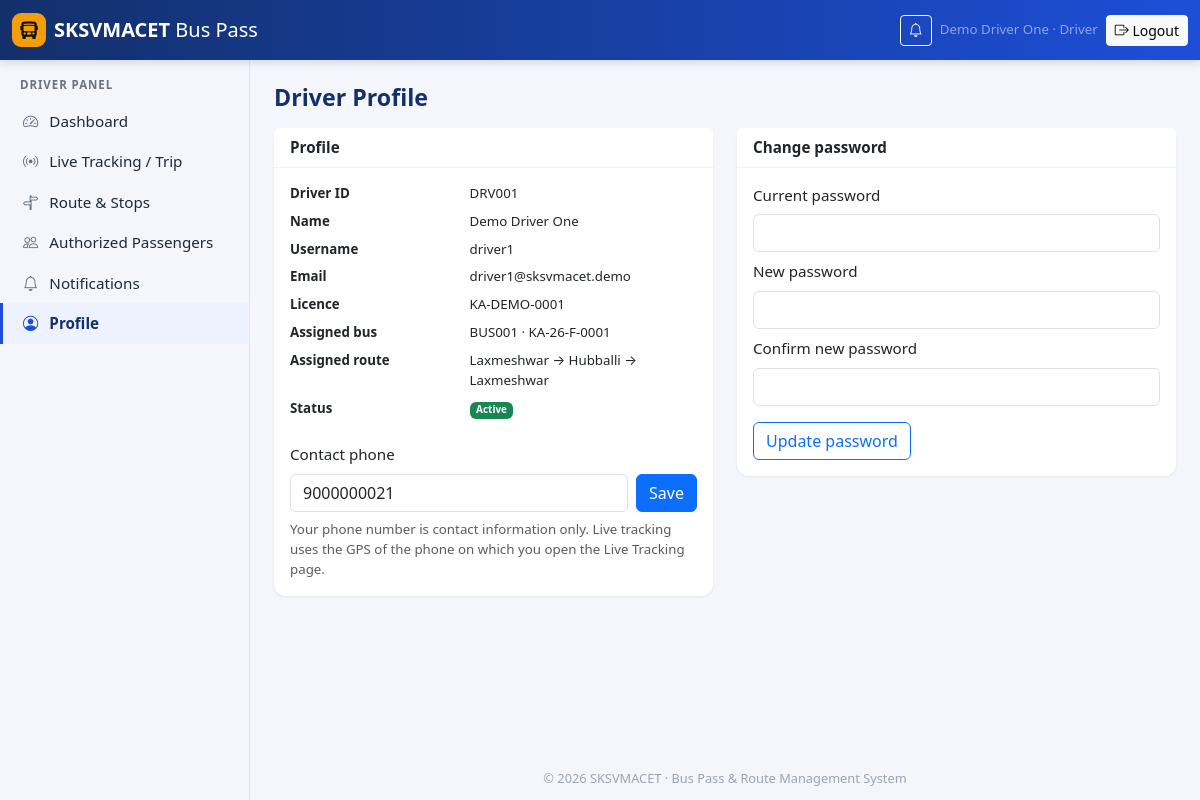
/driver/profile.php (signed in), run on the app's committed database.
### tables this page shows
CREATE TABLE users (
    id              INT UNSIGNED AUTO_INCREMENT PRIMARY KEY,
    role            ENUM('student','driver','admin') NOT NULL,
    email           VARCHAR(150) NOT NULL,
    username        VARCHAR(60)  NULL,
    password_hash   VARCHAR(255) NOT NULL,
    full_name       VARCHAR(120) NOT NULL,
    phone           VARCHAR(15)  NULL,
    status          ENUM('active','inactive') NOT NULL DEFAULT 'active',
    last_login_at   DATETIME NULL,
    created_at      DATETIME NOT NULL DEFAULT CURRENT_TIMESTAMP,
    updated_at      DATETIME NOT NULL DEFAULT CURRENT_TIMESTAMP ON UPDATE CURRENT_TIMESTAMP,
    UNIQUE KEY uq_users_email (email),
    UNIQUE KEY uq_users_username (username),
    KEY idx_users_role (role, status)
);

CREATE TABLE drivers (
    id              INT UNSIGNED AUTO_INCREMENT PRIMARY KEY,
    user_id         INT UNSIGNED NOT NULL,
    driver_code     VARCHAR(20)  NOT NULL,              
    license_number  VARCHAR(30)  NULL,
    created_at      DATETIME NOT NULL DEFAULT CURRENT_TIMESTAMP,
    updated_at      DATETIME NOT NULL DEFAULT CURRENT_TIMESTAMP ON UPDATE CURRENT_TIMESTAMP,
    UNIQUE KEY uq_drivers_user (user_id),
    UNIQUE KEY uq_drivers_code (driver_code),
    CONSTRAINT fk_drivers_user FOREIGN KEY (user_id) REFERENCES users(id) ON DELETE CASCADE
);

CREATE TABLE driver_bus_assignments (
    id             INT UNSIGNED AUTO_INCREMENT PRIMARY KEY,
    driver_id      INT UNSIGNED NOT NULL,
    bus_id         INT UNSIGNED NOT NULL,
    is_active      TINYINT(1) NOT NULL DEFAULT 1,
    assigned_by    INT UNSIGNED NULL,
    assigned_at    DATETIME NOT NULL DEFAULT CURRENT_TIMESTAMP,
    unassigned_at  DATETIME NULL,
    active_driver  INT UNSIGNED GENERATED ALWAYS AS (IF(is_active = 1, driver_id, NULL)) STORED,
    active_bus     INT UNSIGNED GENERATED ALWAYS AS (IF(is_active = 1, bus_id, NULL)) STORED,
    UNIQUE KEY uq_one_active_driver (active_driver),
    UNIQUE KEY uq_one_active_bus (active_bus),
    CONSTRAINT fk_assign_driver FOREIGN KEY (driver_id) REFERENCES drivers(id) ON DELETE CASCADE,
    CONSTRAINT fk_assign_bus    FOREIGN KEY (bus_id)    REFERENCES buses(id)   ON DELETE CASCADE,
    CONSTRAINT fk_assign_admin  FOREIGN KEY (assigned_by) REFERENCES users(id) ON DELETE SET NULL
);

CREATE TABLE buses (
    id                   INT UNSIGNED AUTO_INCREMENT PRIMARY KEY,
    bus_code             VARCHAR(20) NOT NULL,           
    bus_number           VARCHAR(20) NOT NULL,           
    registration_number  VARCHAR(20) NOT NULL,           
    bus_name             VARCHAR(80) NULL,
    capacity             SMALLINT UNSIGNED NOT NULL DEFAULT 50,
    route_id             INT UNSIGNED NULL,
    status               ENUM('active','inactive','maintenance') NOT NULL DEFAULT 'active',
    created_at           DATETIME NOT NULL DEFAULT CURRENT_TIMESTAMP,
    updated_at           DATETIME NOT NULL DEFAULT CURRENT_TIMESTAMP ON UPDATE CURRENT_TIMESTAMP,
    UNIQUE KEY uq_bus_code (bus_code),
    UNIQUE KEY uq_bus_reg (registration_number),
    CONSTRAINT fk_bus_route FOREIGN KEY (route_id) REFERENCES routes(id) ON DELETE SET NULL
);

CREATE TABLE routes (
    id             INT UNSIGNED AUTO_INCREMENT PRIMARY KEY,
    route_code     VARCHAR(20)  NOT NULL,
    name           VARCHAR(120) NOT NULL,
    origin         VARCHAR(80)  NOT NULL,
    destination    VARCHAR(80)  NOT NULL,
    is_round_trip  TINYINT(1)   NOT NULL DEFAULT 1,
    description    VARCHAR(255) NULL,
    status         ENUM('active','inactive') NOT NULL DEFAULT 'active',
    created_at     DATETIME NOT NULL DEFAULT CURRENT_TIMESTAMP,
    updated_at     DATETIME NOT NULL DEFAULT CURRENT_TIMESTAMP ON UPDATE CURRENT_TIMESTAMP,
    UNIQUE KEY uq_routes_code (route_code)
);

### config/auth.php (called while the page is built, shortened)
<?php
function dashboard_url(string $role): string
{
    return url($role . '/dashboard.php');
}
function current_user(): ?array
{
    static $user = false;
    if ($user !== false) {
        return $user;
    }
    $id = $_SESSION['user_id'] ?? null;
    $row = q_one('SELECT id, role, email, username, full_name, phone, status FROM users WHERE id = ?', [$id]);
    $user = $row;
    return $user;
}
function current_driver(): ?array
{
    static $d = false;
    if ($d === false) {
        $u = current_user();
        $d = ($u && $u['role'] === 'driver')
            ? q_one('SELECT * FROM drivers WHERE user_id = ?', [$u['id']])
            : null;
    }
    return $d;
}
function require_role(string ...$roles): array
{
    $user = current_user();
    return $user;
}

### config/database.php (called while the page is built, shortened)
<?php
function db(): PDO
{
    static $pdo = null;
    if ($pdo instanceof PDO) {
        return $pdo;
    }
    $dsn = sprintf(
        'mysql:host=%s;port=%d;dbname=%s;charset=utf8mb4',
        config('db.host'),
        config('db.port'),
        config('db.name')
    );
    $pdo = new PDO($dsn, config('db.user'), config('db.pass'), [
        PDO::ATTR_ERRMODE            => PDO::ERRMODE_EXCEPTION,
        PDO::ATTR_DEFAULT_FETCH_MODE => PDO::FETCH_ASSOC,
        PDO::ATTR_EMULATE_PREPARES   => false,
        PDO::ATTR_STRINGIFY_FETCHES  => false,
    ]);
    $offset = (new DateTime('now'))->format('P');
    $pdo->exec("SET time_zone = '" . $offset . "'");
    return $pdo;
}
function q(string $sql, array $params = []): PDOStatement
{
    $stmt = db()->prepare($sql);
    $stmt->execute($params);
    return $stmt;
}
function q_one(string $sql, array $params = []): ?array
{
    $row = q($sql, $params)->fetch();
    return $row === false ? null : $row;
}
function q_all(string $sql, array $params = []): array
{
    return q($sql, $params)->fetchAll();
}

### config/config.php (called while the page is built, shortened)
<?php
function env(string $key, ?string $default = null): ?string
{
    static $vars = null;
    if ($vars === null) {
        $vars = [];
        $file = APP_ROOT . '/.env';
    }
    return array_key_exists($key, $vars) ? $vars[$key] : $default;
}
function env_bool(string $key, bool $default = false): bool
{
    $v = env($key);
    if ($v === null) {
        return $default;
    }
    return in_array(strtolower($v), ['1', 'true', 'yes', 'on'], true);
}
function config(string $key): mixed
{
    static $cfg = null;
    if ($cfg === null) {
        $cfg = [
            'app.name'        => env('APP_NAME', 'SKSVMACET Bus Pass & Route Management'),
            'app.college'     => env('APP_COLLEGE', 'SKSVMACET'),
            'app.env'         => env('APP_ENV', 'development'),
            'app.debug'       => env_bool('APP_DEBUG', false),
            'app.url'         => rtrim((string) env('APP_URL', ''), '/'),
            'app.timezone'    => env('APP_TIMEZONE', 'Asia/Kolkata'),
            'app.env_loaded'  => is_readable(APP_ROOT . '/.env'),
            'db.host'         => env('DB_HOST', '127.0.0.1'),
            'db.port'         => (int) env('DB_PORT', '3306'),
            'db.name'         => env('DB_NAME', 'sksvmacet_buspass'),
            'db.user'         => env('DB_USER', 'root'),
            'db.pass'         => env('DB_PASS', ''),
            'session.name'          => env('SESSION_NAME', 'SKSVM_SESSID'),
            'session.idle_minutes'  => (int) env('SESSION_IDLE_MINUTES', '30'),
            'session.absolute_hours'=> (int) env('SESSION_ABSOLUTE_HOURS', '8'),
            'security.force_https'  => env_bool('FORCE_HTTPS', false),
        ];
    }
    return $cfg[$key];
}

### src/services/settings.php (called while the page is built, shortened)
<?php
function setting(string $key, ?string $default = null): ?string
{
    static $cache = null;
    if ($cache === null) {
        $cache = [];
        foreach (q_all('SELECT setting_key, setting_value FROM settings') as $r) {
            $cache[$r['setting_key']] = $r['setting_value'];
        }
    }
    $v = $cache[$key] ?? null;
    if ($v === null || $v === '') {
        return $default ?? (SETTING_DEFAULTS[$key] ?? null);
    }
    return $v;
}
function college_name(): string
{
    return (string) setting('college_name', config('app.college'));
}

### src/services/passes.php (called while the page is built, shortened)
<?php
function expire_passes(): void
{
    $today = date('Y-m-d');
    if (setting('passes_expired_on', '') === $today) {
        return;
    }
}

### src/bootstrap.php (called while the page is built, shortened)
<?php
require __DIR__ . '/../config/config.php';
require __DIR__ . '/../config/database.php';
require __DIR__ . '/helpers.php';
require __DIR__ . '/../config/auth.php';
require __DIR__ . '/services/settings.php';
require __DIR__ . '/services/passes.php';
require __DIR__ . '/services/tracking.php';
require __DIR__ . '/services/account.php';
require __DIR__ . '/views/layout.php';
expire_passes();

### src/services/tracking.php (called while the page is built, shortened)
<?php
function driver_assignment(int $driverId): ?array
{
    return q_one('
        SELECT a.id AS assignment_id, b.id AS bus_id, b.bus_code, b.bus_number, b.registration_number, b.bus_name,
               b.capacity, b.status AS bus_status, r.id AS route_id, r.name AS route_name, r.route_code,
               r.origin, r.destination, r.status AS route_status
        FROM driver_bus_assignments a
        JOIN buses b ON b.id = a.bus_id
        LEFT JOIN routes r ON r.id = b.route_id
        WHERE a.driver_id = ? AND a.is_active = 1
        LIMIT 1', [$driverId]);
}

### public/driver/profile.php (the view, shortened to what this page needs)
<?php
require __DIR__ . '/../../src/bootstrap.php';
$user = require_role('driver');
$driver = current_driver();
$asg = driver_assignment((int) $driver['id']);
page_header('Driver Profile', 'profile.php');
?>
<div class="row g-4">
  <div class="col-lg-6"><div class="card"><div class="card-header">Profile</div><div class="card-body">
    <dl class="row small">
      <dt class="col-5">Driver ID</dt><dd class="col-7"><?= e($driver['driver_code']) ?></dd>
      <dt class="col-5">Name</dt><dd class="col-7"><?= e($user['full_name']) ?></dd>
      <dt class="col-5">Username</dt><dd class="col-7"><?= e($user['username']) ?></dd>
      <dt class="col-5">Email</dt><dd class="col-7"><?= e($user['email']) ?></dd>
      <dt class="col-5">Licence</dt><dd class="col-7"><?= e($driver['license_number'] ?: '—') ?></dd>
      <dt class="col-5">Assigned bus</dt><dd class="col-7"><?= e($asg ? $asg['bus_code'] . ' · ' . $asg['registration_number'] : '—') ?></dd>
      <dt class="col-5">Assigned route</dt><dd class="col-7"><?= e($asg['route_name'] ?? '—') ?></dd>
      <dt class="col-5">Status</dt><dd class="col-7"><?= status_badge($user['status']) ?></dd>
    </dl>
    <form method="post" class="row g-2 align-items-end">
      <div class="col"><label class="form-label" for="phone">Contact phone</label><input class="form-control" id="phone" name="phone" required pattern="[6-9][0-9]{9}" value="<?= e($user['phone']) ?>"></div>
      <div class="col-auto"><button class="btn btn-primary">Save</button></div>
    </form>
    <p class="small text-muted mt-2 mb-0">Your phone number is contact information only. Live tracking uses the GPS of the phone on which you open the Live Tracking page.</p>
  </div></div></div>
  <div class="col-lg-6"><?php render_password_card(); ?></div>
</div>
<?php page_footer();

### src/views/layout.php (shortened to what this page needs)
<?php
function render_head(string $title, array $styles = []): void
{
    ?><!doctype html>
<html lang="en">
<head>
<link rel="stylesheet" href="<?= e(asset('vendor/bootstrap/bootstrap.min.css')) ?>">
<link rel="stylesheet" href="<?= e(asset('vendor/bootstrap-icons/bootstrap-icons.min.css')) ?>">
<link rel="stylesheet" href="<?= e(asset('css/app.css')) ?>">
</head>
<?php
}
function page_header(string $title, string $active = '', array $styles = []): void
{
    $user = current_user();
    $role = $user['role'] ?? null;
    render_head($title, $styles);
    ?>
<body class="panel role-<?= e($role ?? 'guest') ?>">
<nav class="navbar navbar-dark topbar sticky-top">
  <div class="container-fluid">
    <div class="d-flex align-items-center gap-2">
      <a class="navbar-brand d-flex align-items-center gap-2" href="<?= e($role ? dashboard_url($role) : url('index.php')) ?>">
        <span class="brand-mark"><i class="bi bi-bus-front-fill"></i></span>
        <span><strong><?= e(college_name()) ?></strong> <span class="d-none d-sm-inline fw-light">Bus Pass</span></span>
      </a>
    </div>
    <?php if ($user): ?>
    <div class="d-flex align-items-center gap-2">
      <a class="btn btn-sm btn-outline-light position-relative" href="<?= e(url($role . '/notifications.php')) ?>" aria-label="Notifications">
        <i class="bi bi-bell"></i>
      </a>
      <span class="text-white-50 small d-none d-md-inline"><?= e($user['full_name']) ?> · <?= e(ucfirst($role)) ?></span>
      <form method="post" action="<?= e(url('logout.php')) ?>" class="m-0">
        <button class="btn btn-sm btn-light" type="submit"><i class="bi bi-box-arrow-right"></i><span class="d-none d-sm-inline"> Logout</span></button>
      </form>
    </div>
    <?php endif; ?>
  </div>
</nav>
<div class="d-flex">
  <?php if ($role): ?>
  <aside class="sidebar offcanvas-lg offcanvas-start" tabindex="-1" id="sidebar" aria-labelledby="sidebarLabel">
    <div class="offcanvas-body flex-column p-0">
      <div class="sidebar-role"><?= e(ucfirst($role)) ?> Panel</div>
      <ul class="nav flex-column">
        <?php foreach (NAV[$role] as [$file, $label, $icon]): ?>
        <li class="nav-item"><a class="nav-link<?= $file === $active ? ' active' : '' ?>" href="<?= e(url($role . '/' . $file)) ?>"><i class="bi bi-<?= e($icon) ?>"></i> <?= e($label) ?></a></li>
        <?php endforeach; ?>
      </ul>
    </div>
  </aside>
  <?php endif; ?>
  <main class="content flex-grow-1">
    <div class="container-fluid py-4 px-3 px-md-4">
      <h1 class="page-title"><?= e($title) ?></h1>
<?php
}
function page_footer(array $scripts = []): void
{
    ?>
    </div>
    <footer class="app-footer">© <?= date('Y') ?> <?= e(college_name()) ?> · Bus Pass &amp; Route Management System</footer>
  </main>
</div>
</body>
</html>
<?php
}
    ?>

### public/assets/css/app.css (style rules this page uses)
:root { --brand: #13306b; --brand-2: #1d4ed8; --accent: #f59e0b; --surface: #f4f6fb; --sidebar-w: 250px; }
body { background: var(--surface); font-size: .95rem; }
.topbar { background: linear-gradient(90deg, var(--brand), var(--brand-2)); box-shadow: 0 2px 8px rgba(0,0,0,.15); }
.brand-mark { display:inline-flex; width:34px; height:34px; border-radius:9px; background:var(--accent); color:#111; align-items:center; justify-content:center; font-size:1.1rem; }
.sidebar { width: var(--sidebar-w); min-height: calc(100vh - 56px); background:#fff; border-right:1px solid #e5e7eb; }
@media (min-width: 992px) { .sidebar { position: sticky; top: 56px; height: calc(100vh - 56px); overflow-y: auto; flex-shrink: 0; } }
.sidebar-role { font-size:.72rem; text-transform:uppercase; letter-spacing:.08em; color:#6b7280; padding:1rem 1.25rem .5rem; font-weight:600; }
.sidebar .nav-link { color:#1f2937; padding:.55rem 1.25rem; border-left:3px solid transparent; }
.sidebar .nav-link i { width:1.4rem; display:inline-block; color:#6b7280; }
.sidebar .nav-link.active { background:#eef2ff; border-left-color:var(--brand-2); color:var(--brand); font-weight:600; }
.sidebar .nav-link.active i { color:var(--brand-2); }
.content { min-width:0; display:flex; flex-direction:column; min-height: calc(100vh - 56px); }
.content > .container-fluid { flex: 1; }
.page-title { font-size:1.45rem; font-weight:700; color:var(--brand); margin-bottom:1rem; }
.app-footer { text-align:center; color:#9ca3af; font-size:.8rem; padding:1rem; }
.card { border:0; box-shadow: 0 1px 3px rgba(16,24,40,.08); border-radius:12px; }
.card-header { background:#fff; font-weight:600; border-bottom:1px solid #eef0f4; }

### data on the page
users: full_name "Demo Driver One", role "Driver", role "DRIVER", username "driver1", email "driver1@sksvmacet.demo", phone "9000000021"
drivers: driver_code "DRV001", license_number "KA-DEMO-0001"
driver_bus_assignments: bus.registration_number "BUS001 · KA-26-F-0001", routes.name "Laxmeshwar → Hubballi → Laxmeshwar"

### other printed values
college_name() "SKSVMACET"
$label "Dashboard"
$label "Live Tracking / Trip"
$label "Route & Stops"
$label "Authorized Passengers"
$label "Notifications"
$label "Profile"
$title "Driver Profile"
$label "Active"
